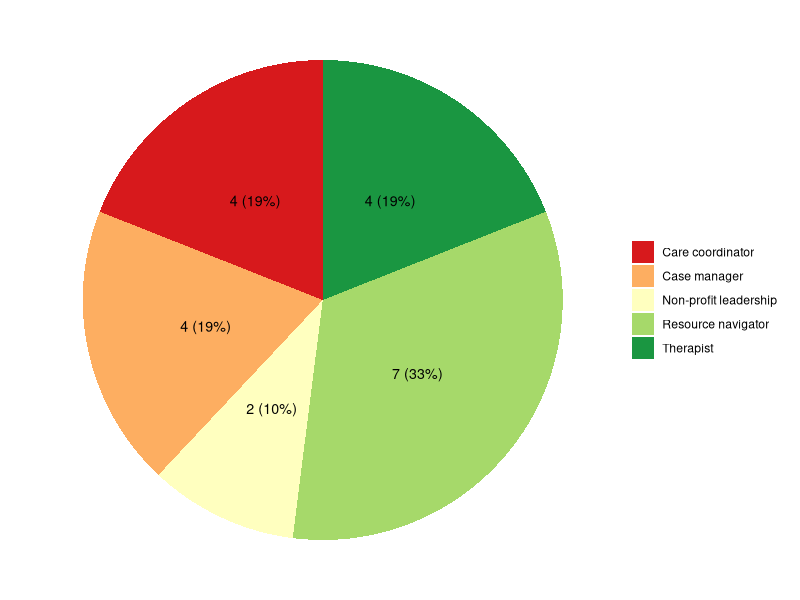
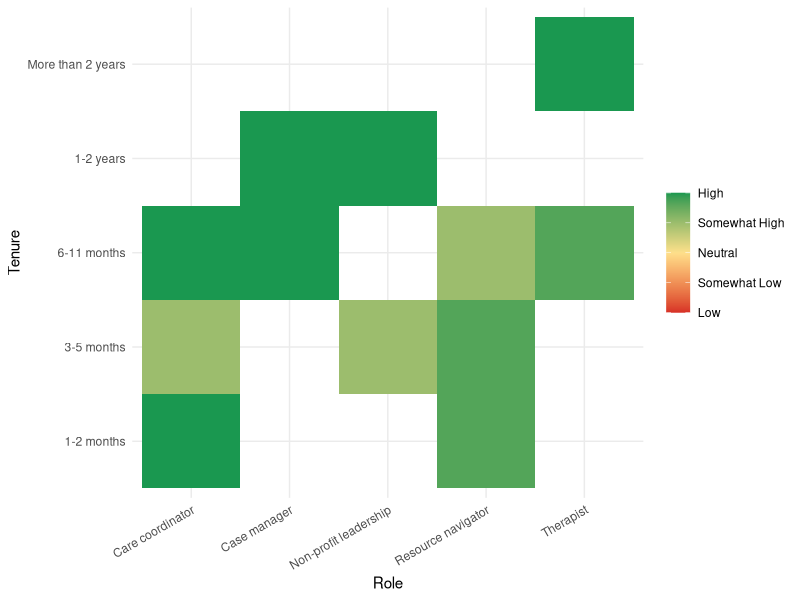
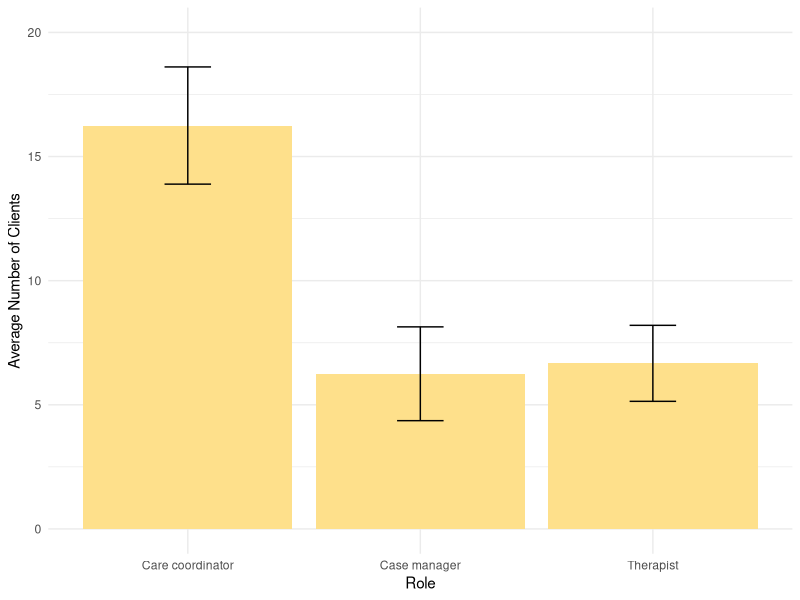
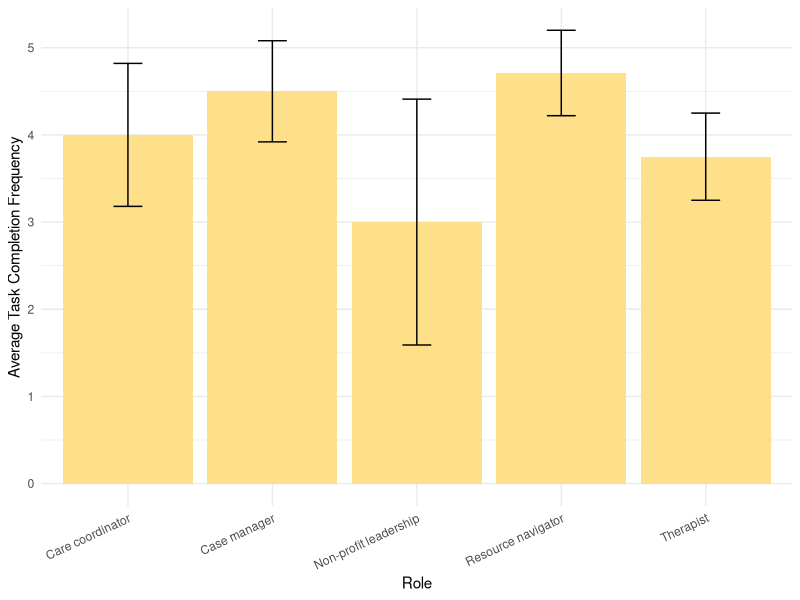
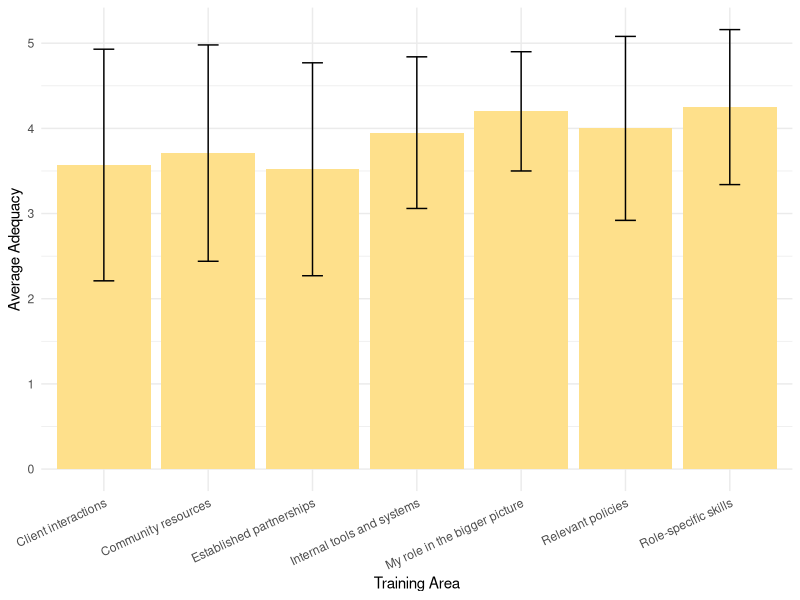
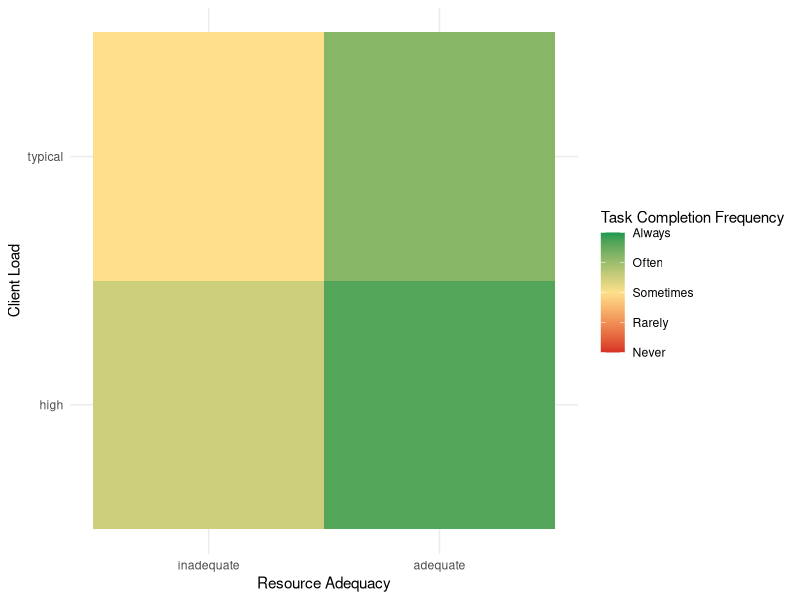

Source code (R) for these figures, in order:
## ---- chunk 1
knitr::opts_chunk$set(echo = TRUE)

library(tidyverse)
library(ggplot2)
library(scales)
## ---- chunk 2
survey_data <- read.csv("programs_survey_clean.csv")

survey_data[survey_data == "None"] <- 1
survey_data[survey_data == "Little"] <- 2
survey_data[survey_data == "Some"] <- 3
survey_data[survey_data == "Fair"] <- 4
survey_data[survey_data == "Plenty"] <- 5

survey_data[survey_data == "Never"] <- 1
survey_data[survey_data == "Rarely"] <- 2
survey_data[survey_data == "Sometimes"] <- 3
survey_data[survey_data == "Often"] <- 4
survey_data[survey_data == "Always"] <- 5

survey_data[survey_data == "Disagree"] <- 1
survey_data[survey_data == "Somewhat Disagree"] <- 2
survey_data[survey_data == "Neutral"] <- 3
survey_data[survey_data == "Somewhat Agree"] <- 4
survey_data[survey_data == "Agree"] <- 5
## ---- chunk 3
N <- nrow(survey_data)

role_composition <- survey_data |> 
  mutate(role = ifelse(role == "Non-profit leadership & management member", "Non-profit leadership", role), 
         role = ifelse(role == "Program developer & resource navigator", "Resource navigator", role)) |> 
  group_by(role) |> 
  summarize(n = n(), perc = round((n / N) * 100))

role_composition |>
  ggplot(aes(x = 1, y = perc, fill = role)) + 
  geom_col() + 
  coord_polar(theta = "y") + 
  geom_text(aes(label = paste0(n, " (", paste0(perc, "%"), ")")),
            position = position_stack(vjust = 0.5), 
            size = 3.6) + 
  theme_void() + 
  scale_fill_brewer(name = NULL, palette = "RdYlGn") # compare to pop composition
## ---- chunk 4
survey_data$tenure <- factor(survey_data$tenure, 
                             levels = c("1-2 months", "3-5 months", "6-11 months", "1-2 years", "More than 2 years"))

survey_data |> 
  mutate(role = ifelse(role == "Non-profit leadership & management member", "Non-profit leadership", role), 
         role = ifelse(role == "Program developer & resource navigator", "Resource navigator", role)) |>
  group_by(role, tenure) |> 
  summarize(satisfaction_mean = mean(as.numeric(satisfaction_5)), 
            .groups = "drop") |> 
  ggplot(aes(x = role, y = tenure, fill = satisfaction_mean)) + 
  geom_tile() + 
  scale_fill_gradient2(
    low = "#d73027", 
    mid = "#fee08b",      
    high = "#1a9850",    
    midpoint = 3,
    name = NULL,
    limits = c(1, 5),
    breaks = c(1, 2, 3, 4, 5),
    labels = c("Low", "Somewhat Low", "Neutral", "Somewhat High", "High")
  ) + 
  labs(x = "Role", y = "Tenure") + 
  theme_minimal() + 
  theme(axis.text.x = element_text(angle = 30, hjust = 1))
## ---- chunk 5
# helper function that computes unbiased sd estimate
unbiased_sd <- function(v) {
  sqrt(sum((v - mean(v, na.rm = TRUE))^2) / (length(v) - 1))
}
## ---- chunk 6
client_facing_roles <- survey_data |> 
  filter(!is.na(num_clients) & num_clients > 0)

# overall
# each staff takes on more than 5 clients on average
client_facing_roles |> 
  summarize(n_staff = n(), 
            mean = mean(num_clients), 
            sd = round(unbiased_sd(num_clients), 2), 
            min = min(num_clients), 
            max = max(num_clients))
# no staff handles an unusually larger number of clients compared to other staff
client_facing_roles |> 
  filter(num_clients > mean(num_clients) + 2 * unbiased_sd(num_clients))

# by role
# care coordinators have the most client load, followed by therapists and case managers
(client_load_plot <- client_facing_roles |> 
  group_by(role) |> 
  summarize(n_staff = n(), 
            mean = round(mean(num_clients), 2), 
            sd = round(unbiased_sd(num_clients), 2), 
            min = min(num_clients), 
            max = max(num_clients)) |> 
  arrange(desc(mean)))

client_load_plot |> 
  ggplot(aes(x = role, y = mean)) + 
  geom_bar(stat = "identity", fill = "#fee08b") + # keep color palette consistent
  geom_errorbar(aes(ymin = mean - sd, ymax = mean + sd),
                width = 0.2, 
                position = position_dodge(0.9)) + 
  scale_y_continuous(limits = c(0, 20), 
                     breaks = breaks_pretty()) + 
  labs(x = "Role", y = "Average Number of Clients") + 
  theme_minimal()
## ---- chunk 7
task_completion <- survey_data |> 
  mutate(completion_freq = as.numeric(completion_freq))
## ---- chunk 8
# overall
# the number of staff performing below expectation is not quite alarming
task_completion |> 
  summarize(n_staff = n(), 
            mean = round(mean(completion_freq), 2), 
            sd = round(unbiased_sd(completion_freq), 2), 
            n_below_expectation = sum(completion_freq < 4), # frequent completion is used as the threshold
            perc_below_expectation = round((n_below_expectation / n_staff), 2) * 100)

# by role
# half of the non-profit leadership team do not complete tasks as expected
(task_completion_plot <- task_completion |> 
  group_by(role) |> 
  summarize(n_staff = n(), 
            mean = round(mean(completion_freq), 2), 
            sd = round(unbiased_sd(completion_freq), 2), 
            n_below_expectation = sum(completion_freq < 4), # frequent completion is used as the threshold
            perc_below_expectation = round((n_below_expectation / n_staff), 2) * 100) |> 
  arrange(mean))

task_completion_plot |> 
  mutate(role = ifelse(role == "Non-profit leadership & management member", "Non-profit leadership", role), 
         role = ifelse(role == "Program developer & resource navigator", "Resource navigator", role)) |> 
  ggplot(aes(x = role, y = mean)) + 
  geom_bar(stat = "identity", fill = "#fee08b") + # keep color palette consistent
  geom_errorbar(aes(ymin = mean - sd, ymax = mean + sd),
                width = 0.2, 
                position = position_dodge(0.9)) + 
  labs(x = "Role", y = "Average Task Completion Frequency") + 
  theme_minimal() + 
  theme(axis.text.x = element_text(angle = 25, hjust = 1))

# analysis of variance tests the mean completion score across all roles
# task completion is not the same across roles
aov <- aov(completion_freq ~ role, data = task_completion)
summary(aov)[[1]][["Pr(>F)"]][1] < 0.05 # significance level is set at 0.05

# post-hoc tukey comparison shows which role pairs have substantially different mean completion scores
# largest (and statistically significant) gap in task completion is seen between resource navigators and non-profit leadership
# no significant difference between case manager and resource navigators, etc.
# marginally significant difference between case managers and care coordinators, etc. 
TukeyHSD(aov)
## ---- chunk 9
performance <- task_completion |> 
  filter(!is.na(num_clients) & num_clients > 0)

# overall
# little correlation between overall client load and task completion
cor(performance$num_clients, performance$completion_freq, use = "complete.obs") |> round(2)
cor.test(performance$num_clients, performance$completion_freq)$p.value < 0.05

# by role
# for both care coordinators and case managers, heavier client load is associated with better task completion
# for therapists though, heavier client load is associated with worse task completion
# care coordinators show marginally significant correlation
performance |> 
  group_by(role) |> 
  summarize(cor = round(cor(num_clients, completion_freq, use = "complete.obs"), 2), 
            pval = round(cor.test(num_clients, completion_freq)$p.value, 2), 
            significant = pval < 0.05)
## ---- chunk 10
training_cols <- paste0("training_", 1:7)

training <- survey_data |> 
  select(all_of(c("role", "tenure", "num_clients", "is_mentor", training_cols))) |> 
  mutate(across(all_of(training_cols), ~as.numeric(.)))
## ---- chunk 11
# overall
# partnerships/referral networks is the most lacking, followed by client interactions and community resources
(training_overall_plot <- training |> 
  pivot_longer(cols = all_of(training_cols), names_to = "training_area", values_to = "adequacy") |> 
  group_by(training_area) |> 
  summarize(n = sum(!is.na(adequacy)), 
            mean = round(mean(adequacy, na.rm = TRUE), 2), 
            sd = round(sd(adequacy, na.rm = TRUE), 2), # no need to calculate unbiased estimate because sample size is sufficient
            min = min(adequacy, na.rm = TRUE), 
            max = max(adequacy, na.rm = TRUE)) |> 
  arrange(mean))

training_overall_plot |> 
  mutate(training_area = case_when(
    training_area == "training_1" ~ "Internal tools and systems", 
    training_area == "training_2" ~ "Community resources", 
    training_area == "training_3" ~ "Established partnerships", 
    training_area == "training_4" ~ "Client interactions", 
    training_area == "training_5" ~ "Relevant policies", 
    training_area == "training_6" ~ "Role-specific skills", 
    training_area == "training_7" ~ "My role in the bigger picture", 
    TRUE ~ NA_character_
  )) |> 
  ggplot(aes(x = training_area, y = mean)) + 
  geom_bar(stat = "identity", fill = "#fee08b") + # keep color palette consistent
  geom_errorbar(aes(ymin = mean - sd, ymax = mean + sd),
                width = 0.2, 
                position = position_dodge(0.9)) + 
  labs(x = "Training Area", y = "Average Adequacy") + 
  theme_minimal() + 
  theme(axis.text.x = element_text(angle = 25, hjust = 1))
  
# by role
# most need in partnership knowledge across the board: 
# most care coordinators lack training in partnerships/referral networks (TODO: cross reference their text/interview responses)
# most case managers lack training in internal tools
# half of the non-profit leadership team lack training in all areas
# resource navigators are better trained in most areas but need more in partnerships and client interactions (not applicable to them)
# half of the therapists lack training in community resources and partnerships
training |> 
  pivot_longer(cols = all_of(training_cols), names_to = "training_area", values_to = "adequacy") |> 
  group_by(role, training_area) |> 
  summarize(n = sum(!is.na(adequacy)), 
            mean = round(mean(adequacy, na.rm = TRUE), 2),
            n_inadequate = sum(adequacy < 4, na.rm = TRUE), 
            perc_inadequate = round(n_inadequate / n, 2) * 100) |> 
  arrange(role, desc(perc_inadequate))

# by role and training type
# non-profit leadership do not have adequate training overall
# care coordinators and therapists lack client-focused training (problematic)
# case managers lack technical training
training_composites <- training |> 
  rowwise() |> 
  mutate(mean_client = mean(c_across(contains(c("2", "3", "4", "5"))), na.rm = TRUE), 
         mean_technical = mean(c_across(contains("1")), na.rm = TRUE), 
         mean_role_specific = mean(c_across(contains(c("6", "7"))), na.rm = TRUE), 
         mean_overall = mean(c_across(all_of(training_cols)), na.rm = TRUE)) |> 
  ungroup()

training_composites |> 
  group_by(role) |> 
  summarize(mean_client = round(mean(mean_client, na.rm = TRUE), 2), 
            mean_technical = round(mean(mean_technical, na.rm = TRUE), 2), 
            mean_role_specific = round(mean(mean_role_specific, na.rm = TRUE), 2),
            mean_overall = round(mean(mean_overall, na.rm = TRUE), 2)) |> 
  arrange(mean_overall)
## ---- chunk 12
support_cols <- c(
  paste0("management_", 1:4), 
  paste0("team_", 1:4),
  paste0("support_", 1:4),
  paste0("growth_", 1:4)
)

support <- survey_data |> 
  select(all_of(c("role", "tenure", "num_clients", "is_mentor", support_cols)))

# support 2 is a negative statement so we need to flip the coding (e.g., disagreeing delays means agreeing efficiency)
support <- support |> 
  mutate(support_2 = case_when(
    support_2 == 1 ~ 5, 
    support_2 == 2 ~ 4,
    support_2 == 3 ~ 3, 
    support_2 == 4 ~ 2, 
    support_2 == 5 ~ 1, 
    TRUE ~ NA_real_
  ))

support <- support |> 
  mutate(across(all_of(support_cols), ~as.numeric(.)))
## ---- chunk 13
# overall 
# support is generally fair (in the 4-5 range)
# complaint is most commonly directed towards delays, followed by internal advancement and communication of expectations
support |> 
  pivot_longer(cols = all_of(support_cols), names_to = "support_area", values_to = "satisfaction") |> 
  group_by(support_area) |> 
  summarize(n = sum(!is.na(satisfaction)), 
            mean = round(mean(satisfaction, na.rm = TRUE), 2), 
            sd = round(sd(satisfaction, na.rm = TRUE), 2), 
            min = min(satisfaction, na.rm = TRUE), 
            max = max(satisfaction, na.rm = TRUE)) |> 
  arrange(mean)

# by role and support type
# nonprofit leadership have the lowest support overall, with particularly low support in communication and troubleshooting
# therapists face particularly low support in troubleshooting
support_composites <- support |> 
  rowwise() |> 
  mutate(mean_comm = mean(c_across(contains("management")), na.rm = TRUE), 
         mean_culture = mean(c_across(contains("team")), na.rm = TRUE), 
         mean_help = mean(c_across(contains("support")), na.rm = TRUE), 
         mean_growth = mean(c_across(contains("growth")), na.rm = TRUE), 
         mean_overall = mean(c_across(all_of(support_cols)), na.rm = TRUE)) |> 
  ungroup()

support_composites |> 
  group_by(role) |> 
  summarize(mean_comm = round(mean(mean_comm), 2), 
            mean_culture = round(mean(mean_culture), 2), 
            mean_help = round(mean(mean_help), 2), 
            mean_growth = round(mean(mean_growth), 2), 
            mean_overall = round(mean(mean_overall), 2)) |> 
  arrange(mean_overall)
## ---- chunk 14
resource_performance <- task_completion |> 
  select(all_of(c("role", "tenure", "num_clients", "is_mentor", 
                  "completion_freq", training_cols, support_cols))) |> 
  mutate(across(all_of(training_cols), ~as.numeric(.))) |> 
  mutate(across(all_of(support_cols), ~as.numeric(.)))
## ---- chunk 15
resource_performance_composites <- resource_performance |> 
  rowwise() |> 
  mutate(mean_training = mean(c_across(all_of(training_cols)), na.rm = TRUE), 
         mean_support = mean(c_across(all_of(support_cols)), na.rm = TRUE), 
         mean_overall = mean(c(mean_training, mean_support), na.rm = TRUE))

# overall
# client load has little association with resource or task completion
resource_performance_composites |> 
  select(num_clients, mean_training, mean_support, mean_overall, completion_freq) |> 
  cor(use = "complete.obs")

# resource has significant association with task completion
cor.test(resource_performance_composites$mean_training, 
         resource_performance_composites$completion_freq)
cor.test(resource_performance_composites$mean_support, 
         resource_performance_composites$completion_freq)
cor.test(resource_performance_composites$mean_overall, 
         resource_performance_composites$completion_freq)

resource_performance_composites |> 
  filter(role != "Non-profit leadership & management member") |> 
  group_by(role) |> 
  summarize(cor_training = cor.test(mean_training, completion_freq)$p.value, 
            cor_support = cor.test(mean_training, completion_freq)$p.value)

# client-facing roles
median_client_load <- resource_performance_composites |> 
  filter(!is.na(num_clients) & num_clients > 0) |> 
  pull(num_clients) |> 
  median() # use median here (8) because the distribution of client load is right skewed

# most staff have adequate resources and can complete tasks effectively (8 out of 11)
# typical client load and inadequate resources are associated with the poorest performance
# having adequate resources has more impact on task completion than changing client load (1.2 point increase controlling for client load vs 0.5 point increase controlling for resource adequacy)
(relationship_plot <- resource_performance_composites |> 
  filter(!is.na(num_clients) & num_clients > 0) |> 
  mutate(client_load = ifelse(num_clients > median_client_load, "high", "typical"),
         resource_adequacy = ifelse(mean_overall >= 4, "adequate", "inadequate")) |> 
  group_by(client_load, resource_adequacy) |> 
  summarize(n = n(), 
            mean_completion = round(mean(completion_freq), 2), 
            sd_completion = round(unbiased_sd(completion_freq), 2)) |> # unbiased sd is used to adjust for small sample sizes
  arrange(desc(client_load), desc(resource_adequacy)))

relationship_plot$client_load <- factor(relationship_plot$client_load, levels = c("high", "typical"))
relationship_plot$resource_adequacy <- factor(relationship_plot$resource_adequacy, levels = c("inadequate", "adequate"))

relationship_plot |> 
  ggplot(aes(x = resource_adequacy, y = client_load, fill = mean_completion)) + 
  geom_tile() + 
  scale_fill_gradient2(
    low = "#d73027", 
    mid = "#fee08b",      
    high = "#1a9850",    
    midpoint = 3,
    name = "Task Completion Frequency",
    limits = c(1, 5),
    breaks = c(1, 2, 3, 4, 5),
    labels = c("Never", "Rarely", "Sometimes", "Often", "Always")
  ) + 
  labs(x = "Resource Adequacy", y = "Client Load") + 
  theme_minimal()

resource_performance_composites |> 
  filter(!is.na(num_clients) & num_clients > 0) |> 
  mutate(resource_adequacy = ifelse(mean_overall >= 4, "adequate", "inadequate")) |> 
  filter(resource_adequacy == "inadequate") |> 
  group_by(role) |> 
  summarize(n_staff = n(), 
            mean_training_gap = round(4 - mean(mean_training, na.rm = TRUE), 2), 
            mean_support_gap = round(4 - mean(mean_support, na.rm = TRUE), 2),
            mean_performance = round(mean(completion_freq, na.rm = TRUE), 2))
